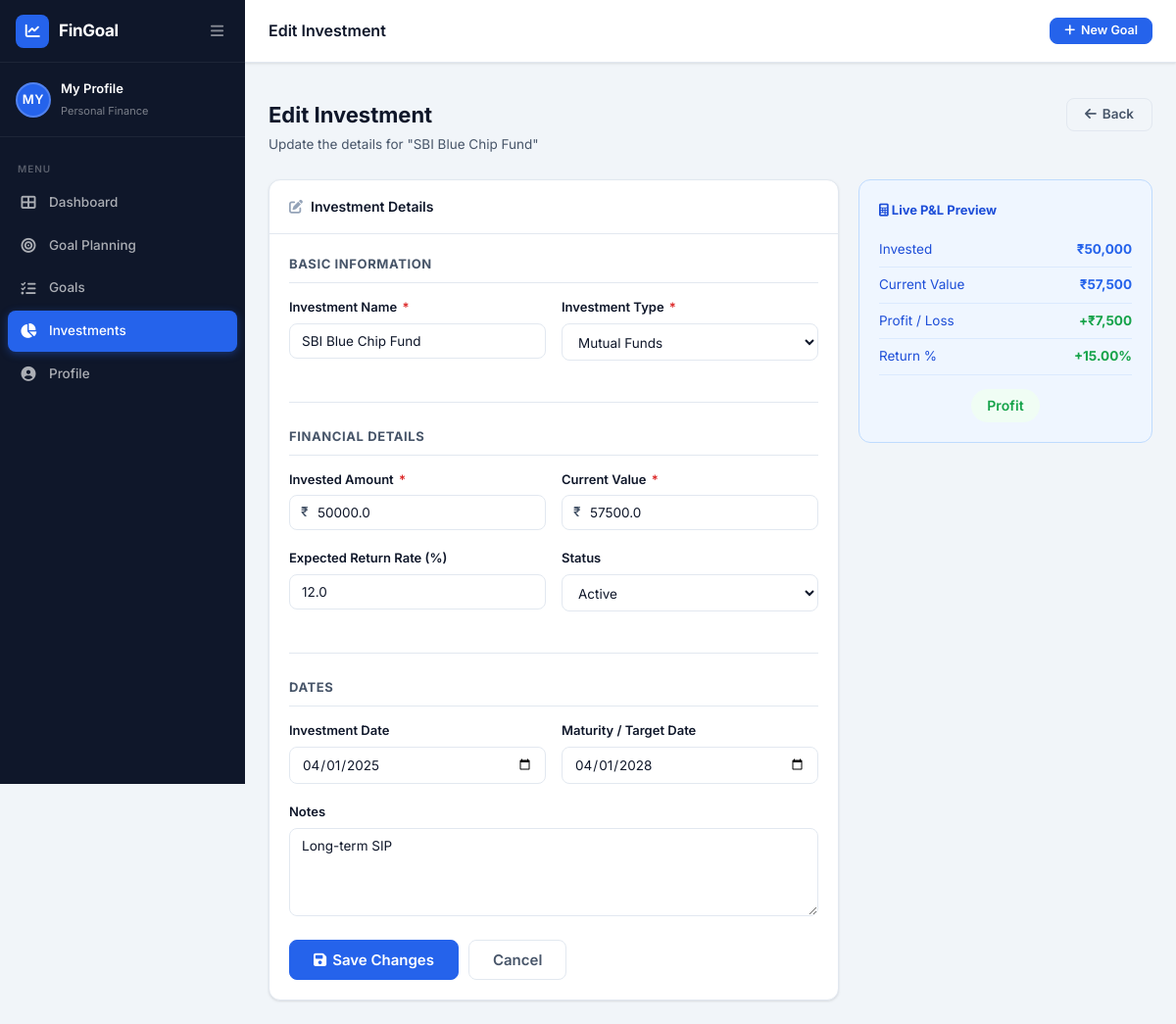
The page /investments/1/edit on the database its author committed.
### tables this page shows
CREATE TABLE profile (
    id                        INTEGER PRIMARY KEY AUTOINCREMENT,
    name                      TEXT    NOT NULL DEFAULT 'My Profile',
    email                     TEXT,
    phone                     TEXT,
    currency                  TEXT    NOT NULL DEFAULT '₹',
    monthly_saving_capacity   REAL    DEFAULT 0.0,
    monthly_investment_capacity REAL  DEFAULT 0.0,
    notes                     TEXT,
    created_at                TEXT    DEFAULT (datetime('now')),
    updated_at                TEXT    DEFAULT (datetime('now'))
);

CREATE TABLE investments (
    id                      INTEGER PRIMARY KEY AUTOINCREMENT,
    investment_name         TEXT    NOT NULL,
    investment_type         TEXT    NOT NULL DEFAULT 'Other',
    invested_amount         REAL    NOT NULL DEFAULT 0.0,
    current_value           REAL    NOT NULL DEFAULT 0.0,
    investment_date         TEXT,
    maturity_date           TEXT,
    expected_return_rate    REAL    DEFAULT 0.0,
    status                  TEXT    NOT NULL DEFAULT 'Active',
    notes                   TEXT,
    created_at              TEXT    DEFAULT (datetime('now')),
    updated_at              TEXT    DEFAULT (datetime('now'))
);

### app.py (the view)
@app.route('/investments/<int:inv_id>/edit', methods=['GET', 'POST'])
def investment_edit(inv_id):
    db  = get_db()
    row = db.execute("SELECT * FROM investments WHERE id = ?", (inv_id,)).fetchone()
    if not row:
        abort(404)
    inv = process_investment(row)
    if request.method == 'POST':
        return _save_investment(inv_id)
    return render_template('investment_form.html',
                           inv=inv, inv_types=INV_TYPES, inv_statuses=INV_STATUSES,
                           today=date.today().isoformat(), edit=True)

### app.py (called while the page is built)
def get_db():
    if 'db' not in g:
        g.db = sqlite3.connect(app.config['DATABASE'])
        g.db.row_factory = sqlite3.Row
        g.db.execute("PRAGMA foreign_keys = ON")
    return g.db

@app.context_processor
def inject_globals():
    try:
        db      = get_db()
        profile = db.execute("SELECT * FROM profile WHERE id = 1").fetchone()
        if profile:
            profile = dict(profile)
        else:
            profile = {'id': 1, 'name': 'My Profile', 'currency': '₹',
                       'monthly_saving_capacity': 0, 'monthly_investment_capacity': 0}
    except Exception:
        profile = {'id': 1, 'name': 'My Profile', 'currency': '₹',
                   'monthly_saving_capacity': 0, 'monthly_investment_capacity': 0}
    return {'profile': profile}

def process_investment(row):
    inv = dict(row)
    invested = float(inv.get('invested_amount') or 0)
    current  = float(inv.get('current_value') or 0)
    profit   = current - invested
    ret_pct  = round((profit / invested * 100), 2) if invested > 0 else 0.0
    inv.update({
        'profit_loss':       profit,
        'return_percentage': ret_pct,
        'profit_status':     'Profit' if profit > 0 else ('Loss' if profit < 0 else 'No Change'),
        'profit_class':      'success' if profit > 0 else ('danger' if profit < 0 else 'secondary'),
        'status_class':      {'Active': 'primary', 'Matured': 'success',
                              'Withdrawn': 'secondary', 'On Hold': 'warning'}.get(inv.get('status', 'Active'), 'secondary'),
    })
    return inv

### templates/investment_form.html (shortened to what this page needs)
{% extends "base.html" %}
{% block page_title %}{% if edit %}Edit Investment{% else %}Add Investment{% endif %}{% endblock %}
{% block content %}
<div class="page-header">
  <div class="page-header-left">
    <h1>{% if edit %}Edit Investment{% else %}Add New Investment{% endif %}</h1>
    <p>{% if edit %}Update the details for "{{ inv.investment_name }}"{% else %}Record a new investment to track its performance.{% endif %}</p>
  </div>
  <div class="page-header-right">
    <a href="{{ url_for('investments_list') }}" class="btn btn-outline">
      <i class="fas fa-arrow-left"></i> Back
    </a>
  </div>
</div>
<div style="display:grid;grid-template-columns:1fr 300px;gap:20px;align-items:start;">
  <div class="card">
    <div class="card-header">
      <span class="card-title">
        <i class="fas fa-{% if edit %}edit{% else %}plus-circle{% endif %}"></i>
        Investment Details
      </span>
    </div>
    <div class="card-body">
      <form method="POST"
            action="{% if edit %}{{ url_for('investment_edit', inv_id=inv.id) }}{% else %}{{ url_for('investment_new') }}{% endif %}"
            id="investmentForm" novalidate>
        <div class="form-section-title">Basic Information</div>
        <div class="form-row">
          <div class="form-group">
            <label class="form-label" for="investment_name">Investment Name <span>*</span></label>
            <input type="text" id="investment_name" name="investment_name" class="form-control"
                   placeholder="e.g. SBI Mutual Fund"
                   value="{{ inv.investment_name if edit else '' }}" required />
          </div>
          <div class="form-group">
            <label class="form-label" for="investment_type">Investment Type <span>*</span></label>
            <select id="investment_type" name="investment_type" class="form-control">
              {% for t in inv_types %}
              <option value="{{ t }}" {% if edit and inv.investment_type == t %}selected{% endif %}>{{ t }}</option>
              {% endfor %}
            </select>
          </div>
        </div>
        <hr class="section-divider" />
        <div class="form-section-title">Financial Details</div>
        <div class="form-row">
          <div class="form-group">
            <label class="form-label" for="invested_amount">Invested Amount <span>*</span></label>
            <div class="input-group">
              <span class="input-prefix">₹</span>
              <input type="number" id="invested_amount" name="invested_amount" class="form-control"
                     placeholder="0.00" step="0.01" min="0.01"
                     value="{{ inv.invested_amount if edit else '' }}" required />
            </div>
          </div>
          <div class="form-group">
            <label class="form-label" for="current_value">Current Value <span>*</span></label>
            <div class="input-group">
              <span class="input-prefix">₹</span>
              <input type="number" id="current_value" name="current_value" class="form-control"
                     placeholder="0.00" step="0.01" min="0"
                     value="{{ inv.current_value if edit else '' }}" required />
            </div>
          </div>
        </div>
        <div class="form-row">
          <div class="form-group">
            <label class="form-label" for="expected_return_rate">Expected Return Rate (%)</label>
            <input type="number" id="expected_return_rate" name="expected_return_rate"
                   class="form-control" placeholder="e.g. 12" step="0.1" min="0"
                   value="{{ inv.expected_return_rate if edit else '' }}" />
          </div>
          <div class="form-group">
            <label class="form-label" for="inv_status">Status</label>
            <select id="inv_status" name="status" class="form-control">
              {% for s in inv_statuses %}
              <option value="{{ s }}" {% if edit and inv.status == s %}selected{% elif not edit and s == 'Active' %}selected{% endif %}>{{ s }}</option>
              {% endfor %}
            </select>
          </div>
        </div>
        <hr class="section-divider" />
        <div class="form-section-title">Dates</div>
        <div class="form-row">
          <div class="form-group">
            <label class="form-label" for="investment_date">Investment Date</label>
            <input type="date" id="investment_date" name="investment_date" class="form-control"
                   value="{{ inv.investment_date if edit else today }}" />
          </div>
          <div class="form-group">
            <label class="form-label" for="maturity_date">Maturity / Target Date</label>
            <input type="date" id="maturity_date" name="maturity_date" class="form-control"
                   value="{{ inv.maturity_date if edit else '' }}" />
          </div>
        </div>
        <div class="form-group">
          <label class="form-label" for="inv_notes">Notes</label>
          <textarea id="inv_notes" name="notes" class="form-control"
                    placeholder="Any notes about this investment...">{{ inv.notes if edit else '' }}</textarea>
        </div>
        <div style="display:flex;gap:10px;margin-top:4px;">
          <button type="submit" class="btn btn-primary btn-lg">
            <i class="fas fa-{% if edit %}save{% else %}check{% endif %}"></i>
            {% if edit %}Save Changes{% else %}Add Investment{% endif %}
          </button>
          <a href="{{ url_for('investments_list') }}" class="btn btn-outline btn-lg">Cancel</a>
        </div>
      </form>
    </div>
  </div>
  <div style="position:sticky;top:80px;">
    <div class="calc-preview" id="invPreview">
      <h4><i class="fas fa-calculator"></i> Live P&L Preview</h4>
      <div class="calc-row">
        <span class="calc-label">Invested</span>
        <span class="calc-value" id="prev-invested">—</span>
      </div>
      <div class="calc-row">
        <span class="calc-label">Current Value</span>
        <span class="calc-value" id="prev-current">—</span>
      </div>
      <div class="calc-row">
        <span class="calc-label">Profit / Loss</span>
        <span class="calc-value" id="prev-pl">—</span>
      </div>
      <div class="calc-row">
        <span class="calc-label">Return %</span>
        <span class="calc-value" id="prev-return">—</span>
      </div>
      <div id="prev-status-badge" style="margin-top:14px;text-align:center;"></div>
    </div>
  </div>
</div>
{% endblock %}

### templates/base.html (shortened to what this page needs)
<!DOCTYPE html>
<html lang="en">
<head>
  <link rel="stylesheet" href="https://cdnjs.cloudflare.com/ajax/libs/font-awesome/6.5.0/css/all.min.css" />
  <link rel="stylesheet" href="{{ url_for('static', filename='css/style.css') }}" />
</head>
<body>
<nav class="sidebar" id="sidebar">
  <div class="sidebar-header">
    <a href="{{ url_for('dashboard') }}" class="sidebar-logo">
      <div class="logo-icon"><i class="fas fa-chart-line"></i></div>
      <span class="logo-text">FinGoal</span>
    </a>
    <button class="sidebar-toggle-btn" id="sidebarToggle" aria-label="Toggle sidebar">
      <i class="fas fa-bars"></i>
    </button>
  </div>
  <div class="sidebar-user">
    <div class="sidebar-avatar-initials">
      {{ (profile.name or 'FG')[:2].upper() }}
    </div>
    <div class="sidebar-user-info">
      <span class="sidebar-user-name">{{ profile.name or 'My Profile' }}</span>
      <span class="sidebar-user-role">Personal Finance</span>
    </div>
  </div>
  <ul class="sidebar-nav">
    <li class="nav-section-label">MENU</li>
    <li>
      <a href="{{ url_for('dashboard') }}"
         class="nav-link {% if request.endpoint == 'dashboard' %}active{% endif %}">
        <i class="fas fa-th-large"></i><span>Dashboard</span>
      </a>
    </li>
    <li>
      <a href="{{ url_for('goal_planning') }}"
         class="nav-link {% if request.endpoint == 'goal_planning' %}active{% endif %}">
        <i class="fas fa-bullseye"></i><span>Goal Planning</span>
      </a>
    </li>
    <li>
      <a href="{{ url_for('goals_list') }}"
         class="nav-link {% if request.endpoint in ['goals_list','goal_detail','edit_goal'] %}active{% endif %}">
        <i class="fas fa-list-check"></i><span>Goals</span>
      </a>
    </li>
    <li>
      <a href="{{ url_for('investments_list') }}"
         class="nav-link {% if request.endpoint in ['investments_list','investment_new','investment_edit'] %}active{% endif %}">
        <i class="fas fa-chart-pie"></i><span>Investments</span>
      </a>
    </li>
    <li>
      <a href="{{ url_for('profile') }}"
         class="nav-link {% if request.endpoint == 'profile' %}active{% endif %}">
        <i class="fas fa-user-circle"></i><span>Profile</span>
      </a>
    </li>
  </ul>
</nav>
<div class="main-wrapper" id="mainWrapper">
  <header class="topbar">
    <div class="topbar-title">{% block page_title %}{% endblock %}</div>
    <div class="topbar-actions">
      <a href="{{ url_for('goal_planning') }}" class="btn btn-primary btn-sm">
        <i class="fas fa-plus"></i> New Goal
      </a>
    </div>
  </header>
  <div class="flash-container" id="flashContainer">
  </div>
  <main class="main-content">
    {% block content %}{% endblock %}
  </main>
</div>
</body>
</html>

### rows shown on the page
profile: name "MY", name "My Profile"
investments: investment_name "SBI Blue Chip Fund", investment_type "Mutual Funds", invested_amount "50000.0", current_value "57500.0", expected_return_rate "12.0", status "Active", investment_date "04/01/2025", maturity_date "04/01/2028", notes "Long-term SIP"
